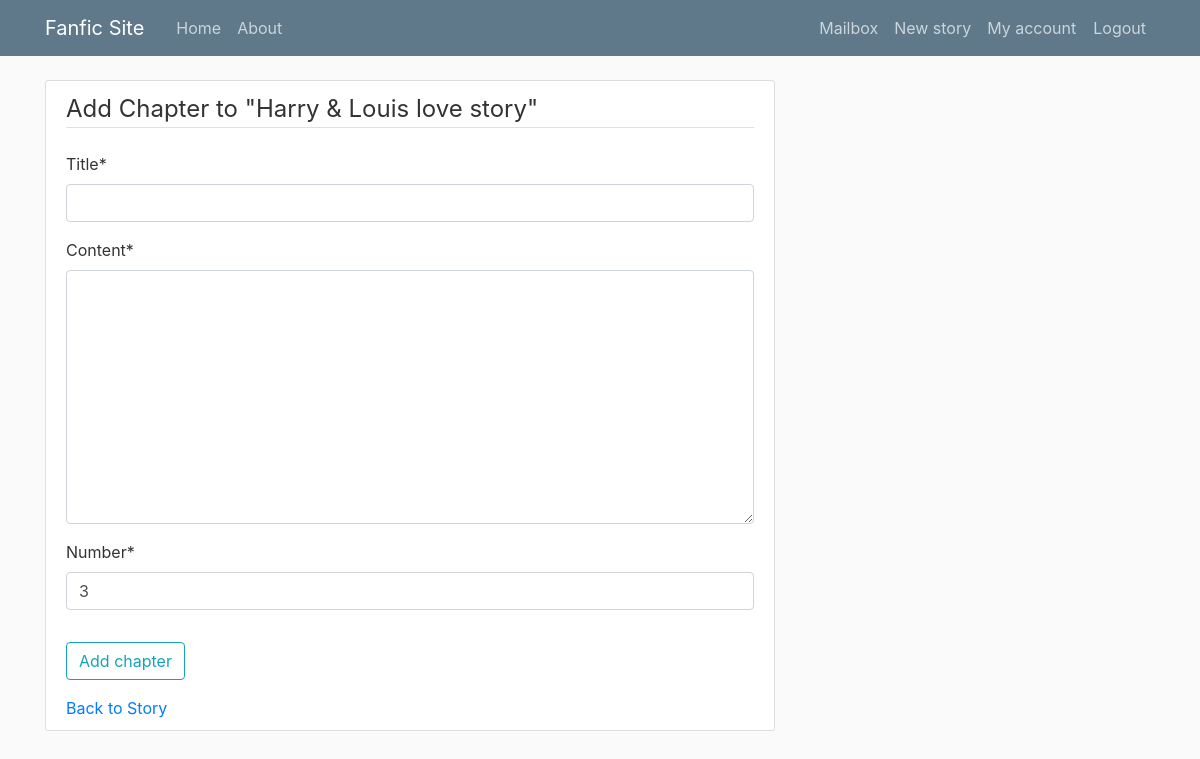
The page /9/add-chapter/ (signed in) on the database as committed earlier.
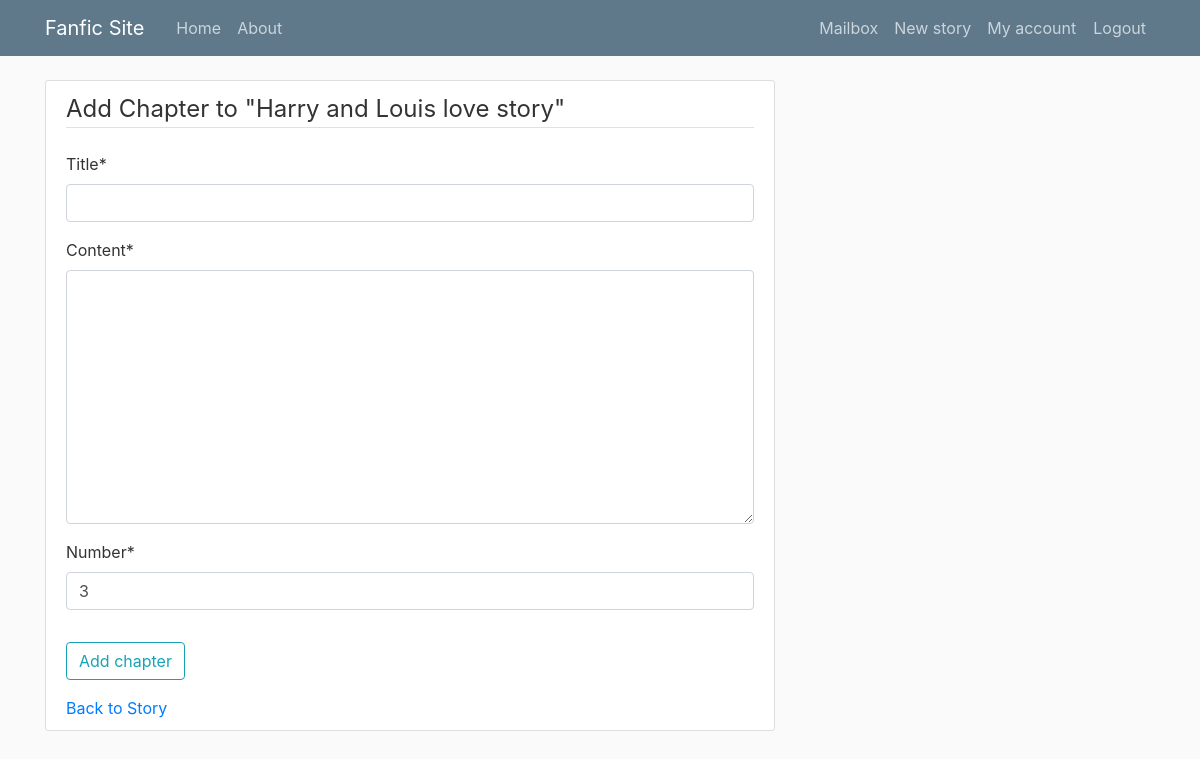
The same page on the database as committed later.
### stories/models.py (models this page shows, shortened)
class Story(models.Model):
    STATUS_CHOICES = [
        ('draft', 'Draft (private)'),
        ('published', 'Published'),
    ]
    title = models.CharField(max_length=100)
    author = models.ForeignKey(User, on_delete=models.CASCADE, related_name='stories')
    summary = models.TextField(max_length=500)
    fandom = models.CharField(max_length=100)
    genre = models.ForeignKey(Genre, on_delete=models.SET_NULL, null=True, related_name='stories')
    rating = models.CharField(max_length=30)
    status = models.CharField(
        max_length=20,
        choices=STATUS_CHOICES,
        default='draft'
    )
    date_published = models.DateTimeField(default=timezone.now)
    cover_image = models.ImageField(upload_to='covers/', blank=True, null=True)

### stories/views.py (the view)
# urls.py: path('<int:story_id>/add-chapter/', AddChapter, name='add-chapter'),
def AddChapter(request, story_id):
    story = get_object_or_404(Story, id=story_id)
    if request.user != story.author:
        return render(request, 'stories/forbidden.html', status=403)
    if request.method == 'POST':
        form = ChapterForm(request.POST)
        if form.is_valid():
            chapter = form.save(commit=False)
            chapter.story = story
            chapter.save()
            return redirect('chapter-detail', story_id=story.id, number=chapter.number)
    else:
        next_number = story.chapters.count() + 1
        form = ChapterForm(initial={'number': next_number})
    return render(request, 'stories/add_chapter.html', {'form': form, 'story': story})

### stories/forms.py
class ChapterForm(forms.ModelForm):
    class Meta:
        model = Chapter
        fields = ['title', 'content', 'number']
        widgets = {
            'content': forms.Textarea(attrs={'rows': 10}),
        }

### stories/templates/stories/add_chapter.html (shortened to what this page needs)
{% extends "stories/base.html" %}
{% load crispy_forms_tags %}
{% block content %}
<div class="content-section">
    <form method="POST">
        <fieldset class="form-group">
            <legend class="border-bottom mb-4">Add Chapter to "{{ story.title }}"</legend>
            {{ form|crispy }}
        </fieldset>
        <div class="form-group">
            <button class="btn btn-outline-info" type="submit">
              Add chapter
            </button>
        </div>
    </form>
    <a href="{% url 'story-detail' story.id %}">Back to Story</a>
    {% endblock content %}

Rows that differ between the two databases and show on the page:
changed Story: title "Harry & Louis love story" → "Harry and Louis love story"
